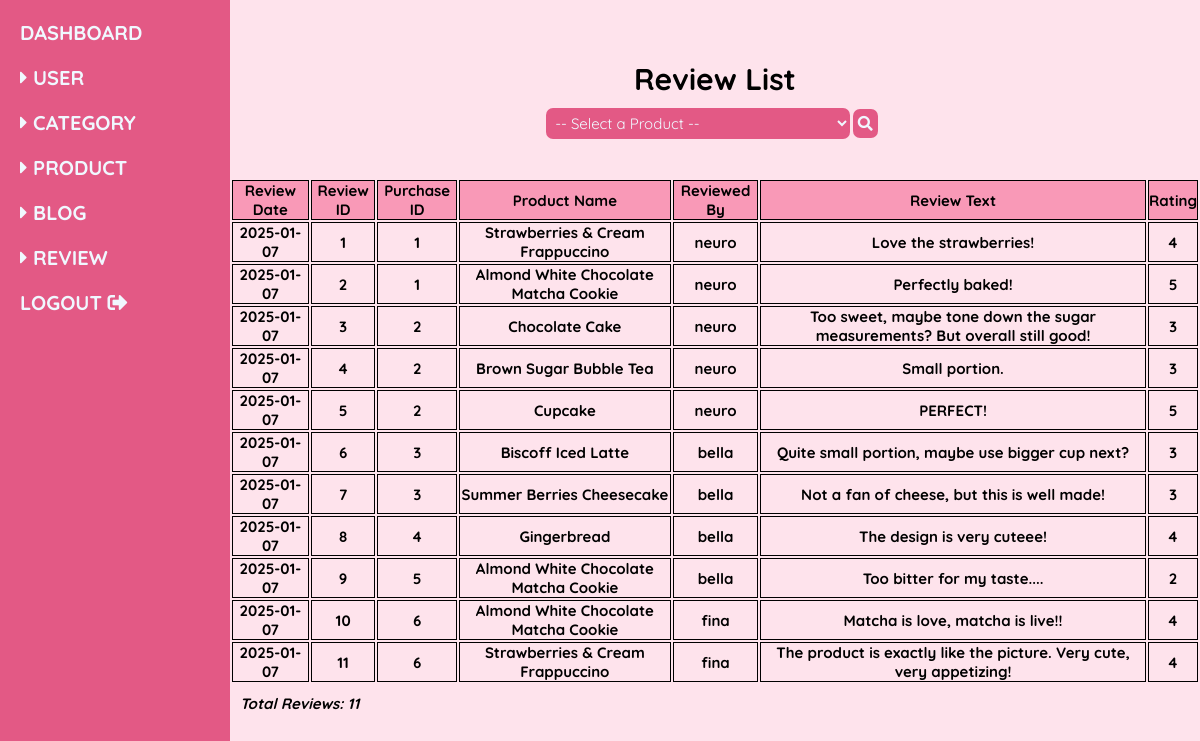
The page /admin/modules/review/admin_ReviewList.php on the database its author committed.
### tables this page shows
CREATE TABLE `review` (
  `reviewID` int(11) NOT NULL,
  `reviewText` text NOT NULL,
  `rating` int(11) NOT NULL,
  `productID` int(11) NOT NULL,
  `purchaseID` int(11) NOT NULL,
  `reviewBy` int(11) NOT NULL,
  `reviewDate` date NOT NULL DEFAULT current_timestamp()
);

CREATE TABLE `product` (
  `productID` int(11) NOT NULL,
  `productName` varchar(100) NOT NULL,
  `productImg` varchar(100) NOT NULL,
  `categoryID` int(11) NOT NULL,
  `productQty` int(11) NOT NULL,
  `productPrice` decimal(8,2) NOT NULL
);

CREATE TABLE `user` (
  `userID` int(11) NOT NULL,
  `userName` varchar(100) NOT NULL,
  `userPwd` varchar(255) NOT NULL,
  `userEmail` varchar(100) NOT NULL,
  `regDate` date NOT NULL DEFAULT current_timestamp(),
  `userRoles` int(2) NOT NULL DEFAULT 2 COMMENT '1 - System Admin, 2 - Normal User'
);

### admin/modules/review/admin_ReviewList.php (the view, shortened to what this page needs)
<?php
  include("../../config/admin_config.php");
 ?>
<!DOCTYPE html>
<html lang="en">
<head>
  <link rel="stylesheet" href="https://cdnjs.cloudflare.com/ajax/libs/font-awesome/5.15.4/css/all.min.css">
  <link rel="stylesheet" href="../../css/admin_Style.css">
</head>
<body>
  <?php include("../../includes/admin_SideNav.php"); ?>
  <section class="admin-dashboard">
    <div class="dashboard-container">
      <h2 id="admin-formTitle">Review List</h2>
      <div class="review-search">
        <form method="GET" action="">
          <select name="product_name" id="product_name" required>
            <option value="">-- Select a Product --</option>
          </select>
          <button type="submit" aria-label="Search"><i class="fa fa-search"></i></button>
        </form><br><br><br>
      </div>
      <div class="admin-reviewListContainer">
        <?php
          $sql_review = "SELECT r.reviewID, r.purchaseID, r.reviewText, r.rating, r.reviewDate, u.userName, p.productName
          FROM review r
          JOIN user u ON r.reviewBy = u.userID
          JOIN product p ON r.productID = p.productID ";
          $sql_review = $sql_review . "ORDER BY r.reviewDate DESC";
          $result = mysqli_query($conn, $sql_review);
          $rowcount = mysqli_num_rows($result);
        ?>
        <table id="review-table">
          <tr>
            <th>Review Date</th>
            <th>Review ID</th>
            <th>Purchase ID</th>
            <th>Product Name</th>
            <th>Reviewed By</th>
            <th>Review Text</th>
            <th>Rating</th>
          </tr>
          <?php
            if ($rowcount > 0) {
              while ($row = mysqli_fetch_assoc($result)) {
                echo "<tr>
                        <td>" . htmlspecialchars($row["reviewDate"]) . "</td>
                        <td>" . htmlspecialchars($row["reviewID"]) . "</td>
                        <td>" . htmlspecialchars($row["purchaseID"]) . "</td>
                        <td>" . htmlspecialchars($row["productName"]) . "</td>
                        <td>" . htmlspecialchars($row["userName"]) . "</td>
                        <td>" . htmlspecialchars($row["reviewText"]) . "</td>
                        <td>" . htmlspecialchars($row["rating"]) . "</td>
                      </tr>";
              }
            } else {
              echo "<tr><td colspan='7'>No reviews found.</td></tr>";
            }
          ?>
        </table>
        <h2 id="list-row-count">Total Reviews: <?php echo $rowcount; ?></h2>
      </div>
    </div>
  </section>
</body>
</html>

### admin/css/admin_Style.css (style rules this page uses)
:root { --pink-100: #FEE3EC; --pink-200: #F9C5D5; --pink-300: #F999B7; --pink-400: #F2789F; --pink-500: #E35985; --black: #070504; --black-shadow: 0px 4px 4px rgba(0, 0, 0, 0.25); --aliceblue: #f0f8ff; }
* { font-family: 'Quicksand', sans-serif; margin: 0; padding: 0; box-sizing: border-box; outline: none; border: none; text-decoration: none; }
html { font-size: 62.5%; overflow-x: hidden; background-color: var(--pink-100); }
.admin-dashboard { min-height: 100vh; display: flex; align-items: stretch; }
.admin-dashboard .dashboard-container { display: flex; flex-direction: column; justify-content: flex-start; align-items: center; margin-top: 1rem; margin-bottom: 10rem; margin-left: 23rem; width: 84.5%; height: 72rem; }
#user-table table, th, td { border: 1px solid; }
#list-row-count { font-size: 1.5rem; font-weight: bold; font-style: italic; text-align: start; margin: 1rem; }
#category-table table, th, td { border: 1px solid; }
#admin-formTitle { font-size: 3rem; text-align: center; padding-top: 5rem; margin-bottom: 1rem; }
.admin-productForm label, input, select { font-size: 2.5rem; width: 90%; }
#product-table table, th, td { border: 1px solid; }
.admin-blogForm label, input, select { font-size: 1.8rem; width: 90%; }
#blog-table table, th, td { border: 1px solid; }
#review-table { width: 100%; font-size: 1.5rem; font-weight: bold; text-align: center; }
#review-table table, th, td { border: 1px solid; }
#review-table th { background-color: var(--pink-300); }
.review-search select, .review-search button { padding: 0.5rem; border: none; background-color: var(--pink-500); color: var(--aliceblue); cursor: pointer; font-size: 1.5rem; border-radius: 0.7rem; }

### rows shown on the page
review: reviewDate "2025-01-07", reviewID "1", purchaseID "1", productID.productName "Strawberries & Cream Frappuccino", reviewBy.userName "neuro", reviewText "Love the strawberries!", rating "4"
review: reviewDate "2025-01-07", reviewID "2", purchaseID "1", productID.productName "Almond White Chocolate Matcha Cookie", reviewBy.userName "neuro", reviewText "Perfectly baked!", rating "5"
review: reviewDate "2025-01-07", reviewID "3", purchaseID "2", productID.productName "Chocolate Cake", reviewBy.userName "neuro", reviewText "Too sweet, maybe tone down the sugar measurements? But overall still good!", rating "3"
review: reviewDate "2025-01-07", reviewID "4", purchaseID "2", productID.productName "Brown Sugar Bubble Tea", reviewBy.userName "neuro", reviewText "Small portion.", rating "3"
review: reviewDate "2025-01-07", reviewID "5", purchaseID "2", productID.productName "Cupcake", reviewBy.userName "neuro", reviewText "PERFECT!", rating "5"
review: reviewDate "2025-01-07", reviewID "6", purchaseID "3", productID.productName "Biscoff Iced Latte", reviewBy.userName "bella", reviewText "Quite small portion, maybe use bigger cup next?", rating "3"
review: reviewDate "2025-01-07", reviewID "7", purchaseID "3", productID.productName "Summer Berries Cheesecake", reviewBy.userName "bella", reviewText "Not a fan of cheese, but this is well made!", rating "3"
review: reviewDate "2025-01-07", reviewID "8", purchaseID "4", productID.productName "Gingerbread", reviewBy.userName "bella", reviewText "The design is very cuteee!", rating "4"
review: reviewDate "2025-01-07", reviewID "9", purchaseID "5", productID.productName "Almond White Chocolate Matcha Cookie", reviewBy.userName "bella", reviewText "Too bitter for my taste....", rating "2"
review: reviewDate "2025-01-07", reviewID "10", purchaseID "6", productID.productName "Almond White Chocolate Matcha Cookie", reviewBy.userName "fina", reviewText "Matcha is love, matcha is live!!", rating "4"
review: reviewDate "2025-01-07", reviewID "11", purchaseID "6", productID.productName "Strawberries & Cream Frappuccino", reviewBy.userName "fina", reviewText "The product is exactly like the picture. Very cute, very appetizing!", rating "4"

### other values the page prints
$rowcount "11"
